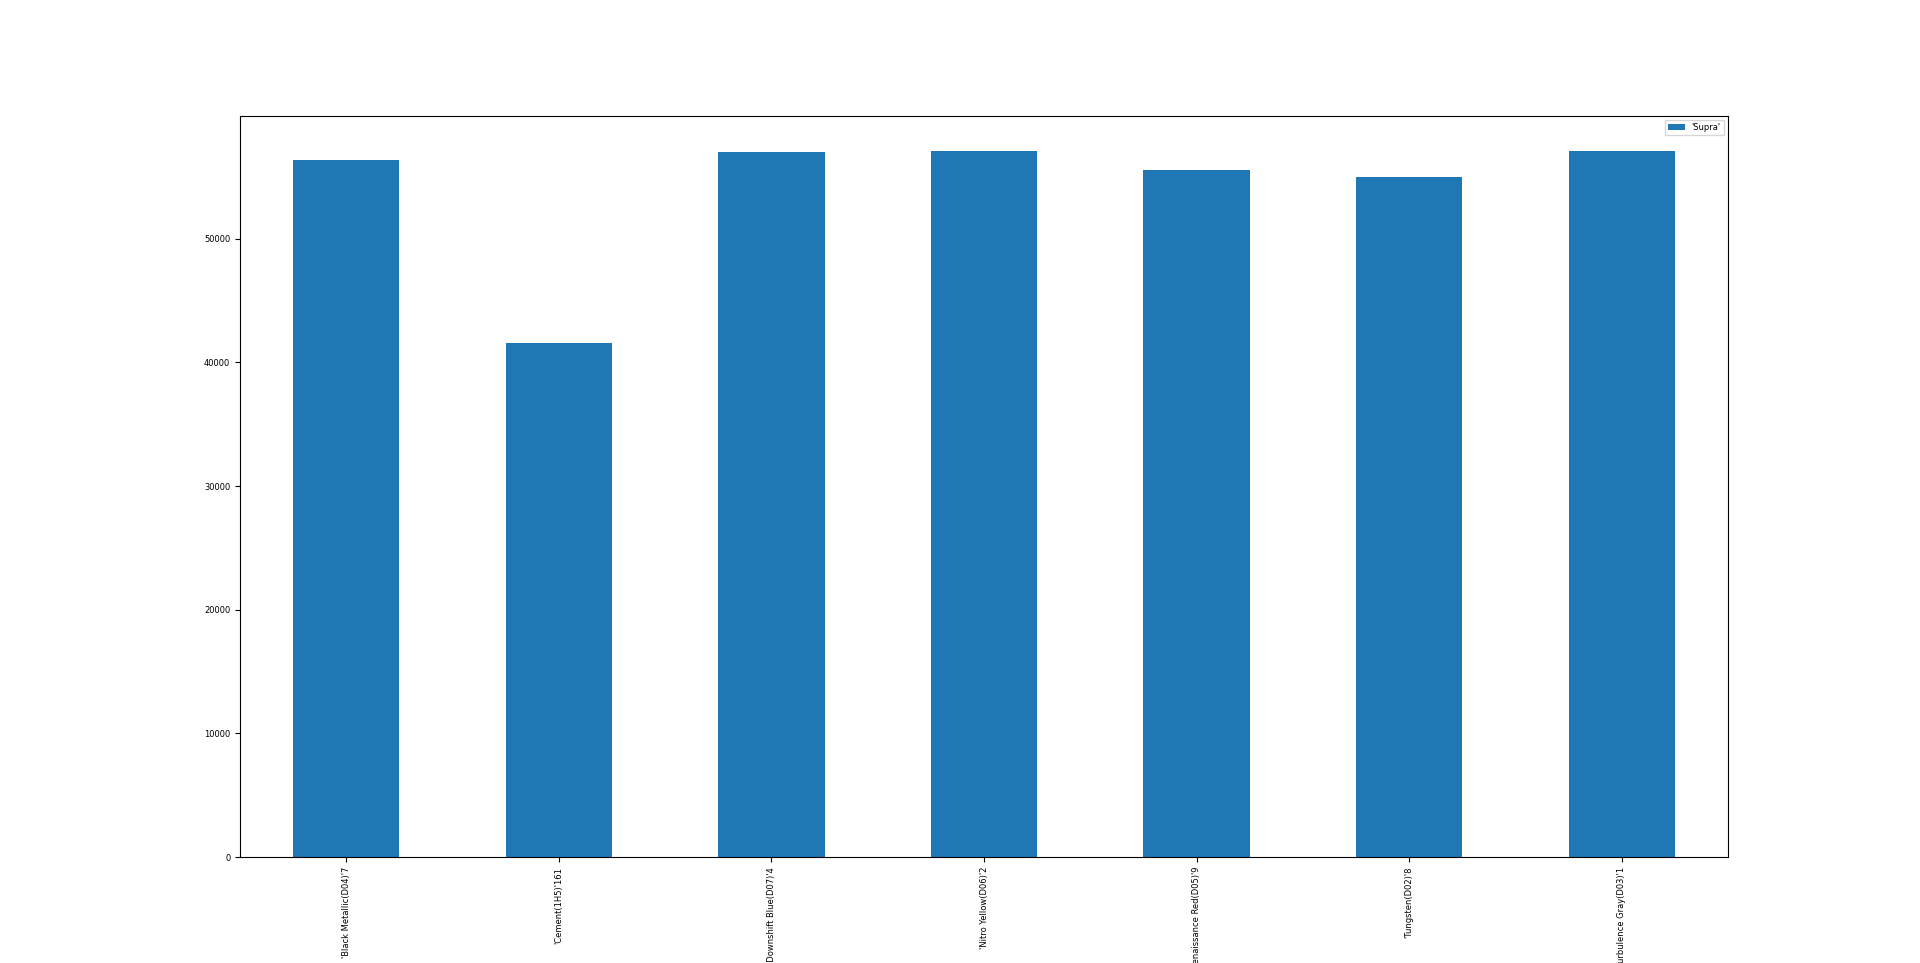

Reproduce this figure in Python.
import matplotlib.pyplot as plt
import pandas as pd

plt.rcParams.update({'font.size': 6})


with open("C:/Users/schro/Downloads/CS3435/Project v2/Analysis_Output") as f:
    lines = f.read().splitlines()


g = []

def graph(input):
    x = {}
    for f in input:
        x[f[1] + str(f[3])] = float(f[2].replace("'",""))


    data = {input[0][0]: x}
    df = pd.DataFrame(data)
    df.plot(kind='bar')
    g.append(plt)


formatted_lines = []
current_make = "'4Runner'"


for l in lines:
    a = l.replace("[","").replace("]","").replace("\"","").split(", ")
    formatted_lines.append(a)
    if a[0] != current_make:
        print(a[0])
        current_make = a[0]
        graph(formatted_lines)
        formatted_lines = []

# print(*formatted_lines, sep="\n")
plt.show(g)
